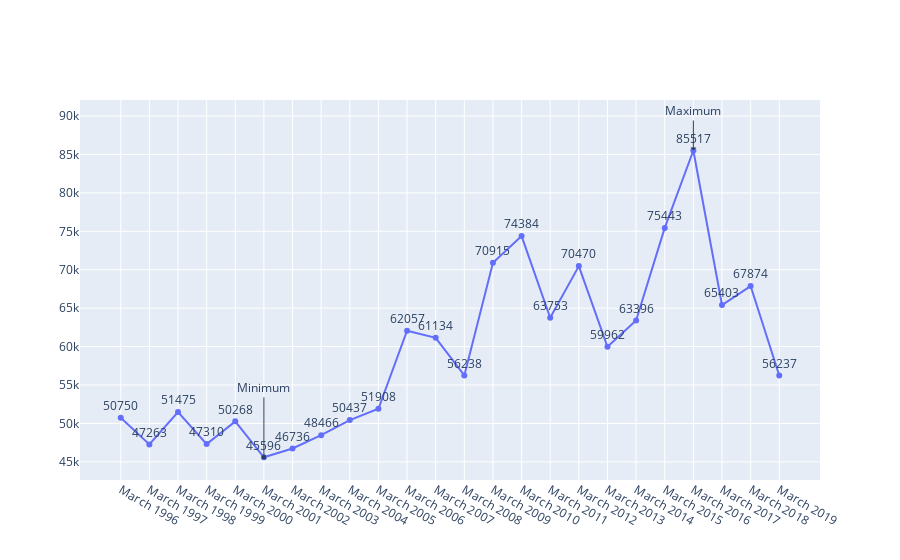

Write notebook code for a chart like this one.
### Code cell
# annotate the minimum and maximum number of jobs in the North East by creating two annotations
configure_plotly_browser_state() # this line needed to make plotly play nice with Colab
min_annotation = go.layout.Annotation(
    x=df["North East"].idxmin(),  # the index of the minimum value
    y=df["North East"].min(),  # minimum value of `North East` column
    text="Minimum",  # annotation text
    ay=-70,  # margin for annotation in y-axis
    ax=0,  # margin for annotation in x-axis
    showarrow=True,  # whether or not showing and arrow head
    arrowhead=7,  # change of arrow head, ranging from 0-8
)

max_annotation = go.layout.Annotation(
    x=df["North East"].idxmax(),  # the index of the maximum value
    y=df["North East"].max(),  # maximum value of `North East` column
    text="Maximum",  # annotation text
    ay=-40,  # margin for annotation in y-axis
    ax=0,  # margin for annotation in x-axis
    showarrow=True,  # whether or not showing and arrow head
    arrowhead=1,  # change of arrow head, ranging from 0-8
)

fig.update_layout(annotations=[min_annotation , max_annotation])
iplot(fig)

### Figure 1 — Plotly figure (JSON) as saved in the notebook; plotly's stock layout.template omitted (floating-point values rounded to 4 significant figures)
{"data": [{"mode": "lines+markers+text", "text": [50750, 47263, 51475, 47310, 50268, 45596, 46736, 48466, 50437, 51908, 62057, 61134, 56238, 70915, 74384, 63753, 70470, 59962, 63396, 75443, 85517, 65403, 67874, 56237], "textposition": "top center", "x": ["March 1996", "March 1997", "March 1998", "March 1999", "March 2000", "March 2001", "March 2002", "March 2003", "March 2004", "March 2005", "March 2006", "March 2007", "March 2008", "March 2009", "March 2010", "March 2011", "March 2012", "March 2013", "March 2014", "March 2015", "March 2016", "March 2017", "March 2018", "March 2019"], "y": [50750, 47263, 51475, 47310, 50268, 45596, 46736, 48466, 50437, 51908, 62057, 61134, 56238, 70915, 74384, 63753, 70470, 59962, 63396, 75443, 85517, 65403, 67874, 56237], "type": "scatter"}], "layout": {"annotations": [{"arrowhead": 7, "ax": 0, "ay": -70, "showarrow": true, "text": "Minimum", "x": 5, "y": 45596}, {"arrowhead": 1, "ax": 0, "ay": -40, "showarrow": true, "text": "Maximum", "x": 20, "y": 85517}]}}
